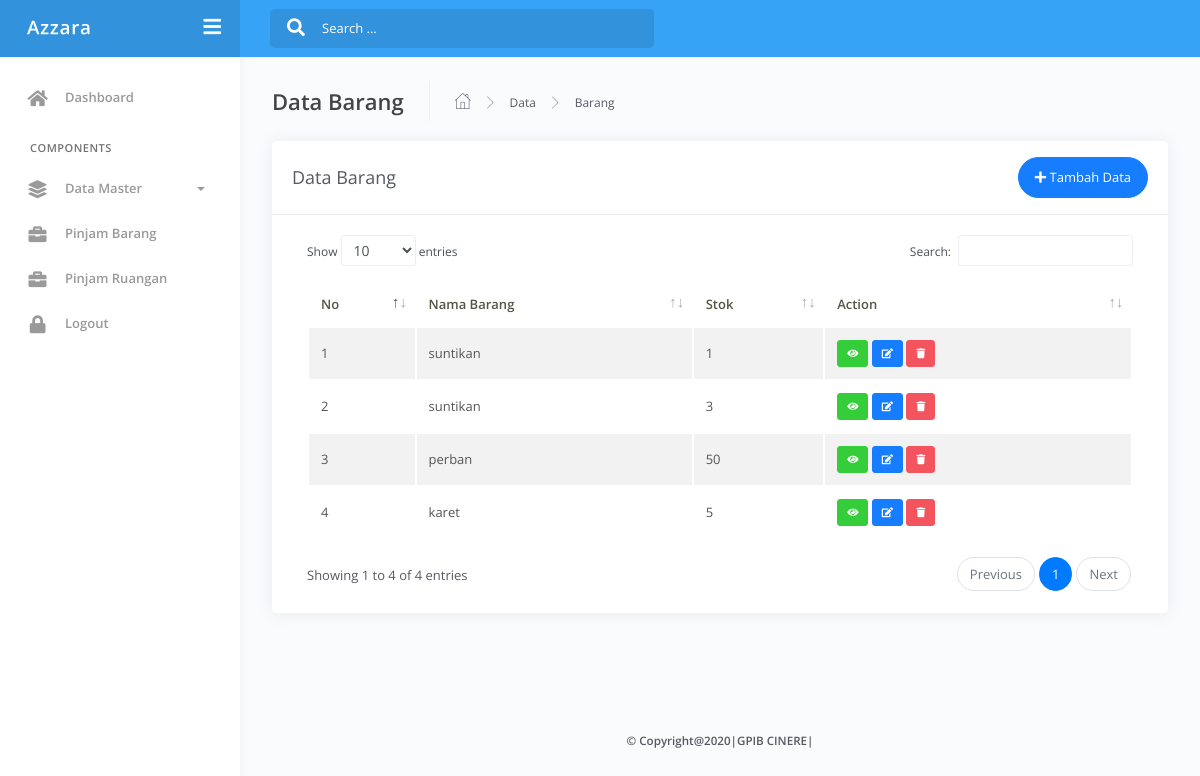
/admin/index.php?view=databarang, run on the app's committed database.
### tables this page shows
CREATE TABLE `barang` (
  `id` int(11) NOT NULL,
  `nama_barang` varchar(255) NOT NULL,
  `stok` int(11) NOT NULL,
  `deskripsi` varchar(255) NOT NULL,
  `foto` varchar(255) NOT NULL
);

### admin/master/barang/databarang.php (the view, shortened to what this page needs)
<div class="main-panel">
			<div class="content">
				<div class="page-inner">
					<div class="page-header">
						<h4 class="page-title">Data Barang</h4>
						<ul class="breadcrumbs">
							<li class="nav-home">
								<a href="#">
									<i class="flaticon-home"></i>
								</a>
							</li>
							<li class="separator">
								<i class="flaticon-right-arrow"></i>
							</li>
							<li class="nav-item">
								<a href="#">Data</a>
							</li>
							<li class="separator">
								<i class="flaticon-right-arrow"></i>
							</li>
							<li class="nav-item">
								<a href="#">Barang</a>
							</li>
						</ul>
					</div>
					<div class="row">
						<div class="col-md-12">
							<div class="card">
								<div class="card-header">
									<div class="d-flex align-items-center">
										<h4 class="card-title">Data Barang</h4>
										<button class="btn btn-primary btn-round ml-auto" data-toggle="modal" data-target="#modalAddBarang">
											<i class="fa fa-plus"></i>
											Tambah Data
										</button>
									</div>
								</div>
								<div class="card-body">
									<div class="table-responsive">
										<table id="add-row" class="display table table-striped table-hover" >
											<thead>
												<tr>
													<th>No</th>
													<th>Nama Barang</th>
													<th>Stok</th>
													<th>Action</th>
												</tr>
											</thead>
											<tbody>
												<?php
													$no = 1;
													$query = mysqli_query($conn,'SELECT * from barang');
													while ($barang = mysqli_fetch_array($query)) {
												?>
												<tr>
													<td><?php echo $no++ ?></td>
													<td><?php echo $barang['nama_barang'] ?></td>
													<td><?php echo $barang['stok'] ?></td>
													<td>
														<a href="#modalDetailBarang<?php echo $barang['id'] ?>"  data-toggle="modal" title="Detail" class="btn btn-xs btn-success"><i class="fa fa-eye"></i></a>
														<a href="#modalEditBarang<?php echo $barang['id'] ?>"  data-toggle="modal" title="Edit" class="btn btn-xs btn-primary"><i class="fa fa-edit"></i></a>
														<a href="#modalHapusBarang<?php echo $barang['id'] ?>"  data-toggle="modal" title="Hapus" class="btn btn-xs btn-danger"><i class="fa fa-trash"></i></a>
													</td>
												</tr>
											<?php } ?>
											</tbody>
										</table>
									</div>
								</div>
							</div>
						</div>
					</div>
				</div>
			</div>
			<center><h6><b>&copy; Copyright@2020|GPIB CINERE|</b></h6></center>
		</div>

### data on the page
barang: nama_barang "suntikan", stok "1"
barang: nama_barang "suntikan", stok "3"
barang: nama_barang "perban", stok "50"
barang: nama_barang "karet", stok "5"
